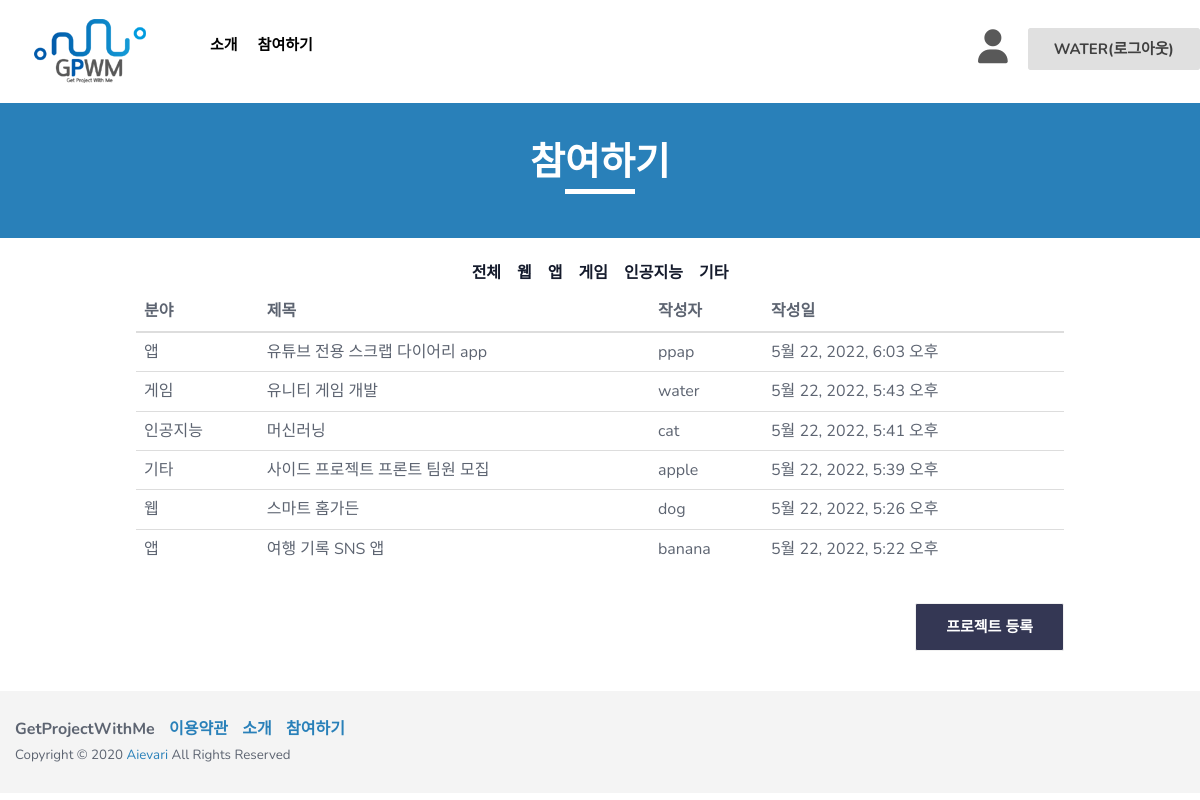
Page /board/ (signed in) on the earlier database version.
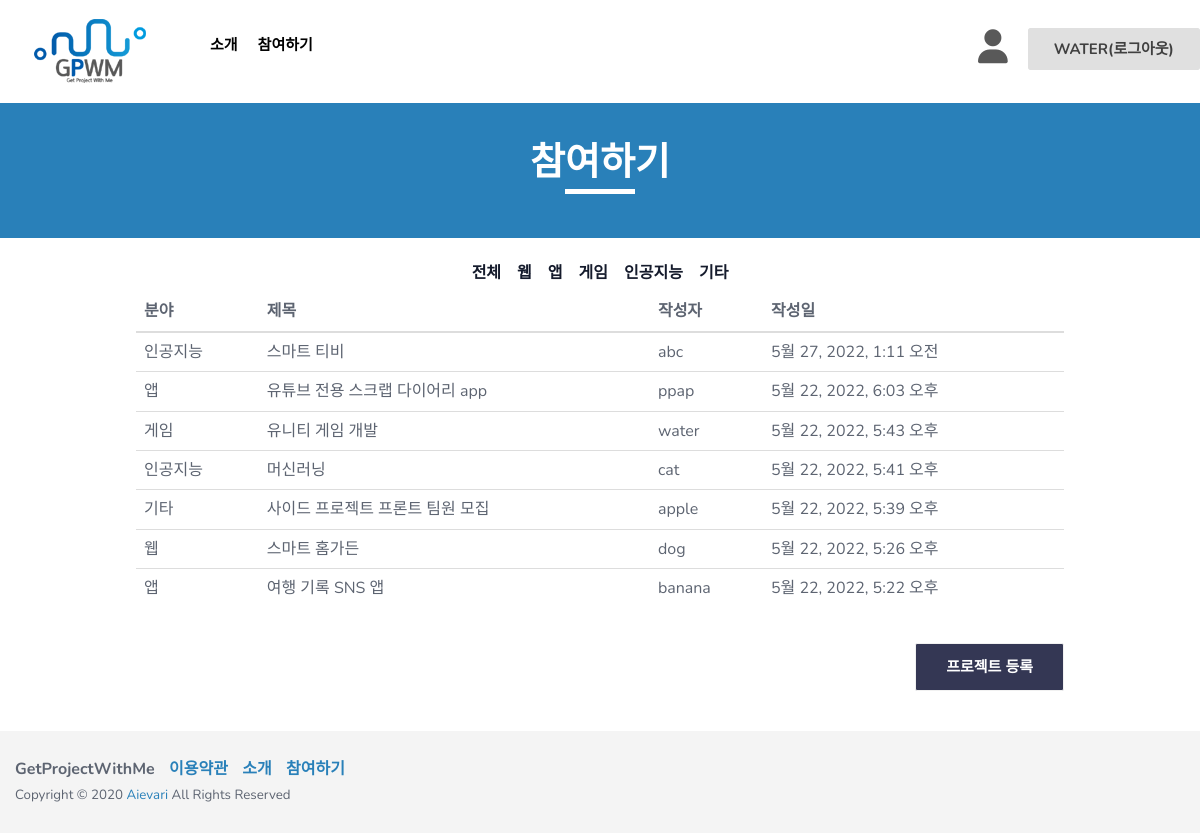
Same page on the later database version.
### board/models.py (models this page shows, shortened)
class Writing(models.Model):
    TECHNICAL_CHOICES = {
       ('웹', '웹'),
       ('앱', '앱'),
       ('게임', '게임'),
       ('인공지능', '인공지능'),
       ('기타', '기타')
    }
    TOPIC_CHOICES = {
       ('생활', '생활'),
       ('업무', '업무'),
       ('공공/교통', '공공/교통'),
       ('금융/핀테크', '금융/핀테크'),
       ('의료', '의료'),
       ('교육', '교육'),
       ('유통/쇼핑', '유통/쇼핑'),
       ('엔터테인먼트', '엔터테인먼트'),
       ('기타', '기타')
    }
    IDENTITY_CHOICES = {
       ('학생', '학생'),
       ('취준생', '취준생'),
       ('직장인', '직장인'),
       ('기타','기타')
    }
    author = models.ForeignKey(User, on_delete=models.CASCADE, null=False)  # 유저모델과 연결!
    title = models.CharField(max_length=200, default = '') #프로젝트 개요
    technical_field = models.CharField(max_length=80, choices=TECHNICAL_CHOICES, default = '') #기술분야
    topic_area = models.CharField(max_length=80, choices=TOPIC_CHOICES, default = '')#주제영역
    content = models.TextField('프로젝트 개요서 첨부')  # 프로젝트 개요서 첨부
    team = models.CharField(max_length=30, default = '')#모집인원
    최종학력 = models.CharField(max_length=200, default = '')
    소속 = models.CharField(max_length=200, default = '')
    신분 = models.CharField(max_length=200, choices=IDENTITY_CHOICES, default = '')
    like = models.ManyToManyField(User, related_name='likes',blank=True)
    like_count = models.PositiveIntegerField(default=0) #0또는 양수만 받는 필드
    create_date = models.DateTimeField(auto_now_add=True)  # 글이 만들어지면 자동 작성.
    modify_date = models.DateTimeField(null=True, blank=True)  # 수정할 때마다 갱신.(뷰에서 제어)

### board/views.py (the view)
# urls.py: path('', views.list, name='list'),  # list를 보여주는 뷰와 연결한다.
def list(request):
    writing_list = Writing.objects.all()  # 객체들을 다 불러온다.
    writing_list = writing_list.order_by('-create_date')  # 만들어진 시간의 역으로 정렬한다.
    context = {'writing_list':writing_list,  # writing_list라는 키 안에 writing_list를 담는다.
               }
    return render(request, 'list.html', context)

### board/templates/list.html (shortened to what the changed rows need)
<!DOCTYPE html>
<html class="no-js" lang="en">
  <head>
    <link rel="stylesheet" href="/static/css/bootstrap.min.css" />
    <link rel="stylesheet" href="/static/css/owl.carousel.css" />
    <link rel="stylesheet" href="/static/css/owl.transitions.css" />
    <link rel="stylesheet" href="/static/css/animate.css" />
    <link rel="stylesheet" href="/static/css/meanmenu.min.css" />
    <link rel="stylesheet" href="/static/css/font-awesome.min.css" />
    <link rel="stylesheet" href="/static/css/themify-icons.css" />
    <link rel="stylesheet" href="/static/css/flaticon.css" />
    <link rel="stylesheet" href="/static/css/magnific.min.css" />
    <link rel="stylesheet" href="/static/css/style.css" />
    <link rel="stylesheet" href="/static/css/responsive.css" />
  </head>
  <body>
    {% block content %}
    <div class="container conwidth">
      <div class="row">
        <div class="support-all">
          <table class="table">
              <thead class="thead-dark">
                <tr>
                  <th scope="col">분야</th>
                  <th scope="col">제목</th>
                  <th scope="col">작성자</th>
                  <th scope="col">작성일</th>
                </tr>
              </thead>
              <tbody>
                {% for writing in writing_list %}
                {% if user.is_authenticated %}
                <tr onclick="location.href='/board/posting/{{ writing.id }}/'">
                  <td>{{ writing.technical_field }}</td>
                  <td>{{ writing.title }}</td>
                  <td>{{ writing.author }}</td>
                  <td>{{ writing.create_date }}</td>
                </tr>
                {% endif %}
                {% endfor %}
              </tbody>
          </table>
        </div>
          {% endblock %}
      </div>
    </div>
  </body>
</html>

Differences in the rows shown:
added Writing: technical_field "인공지능", title "스마트 티비", author "abc", create_date "5월 27, 2022, 1:11 오전"
